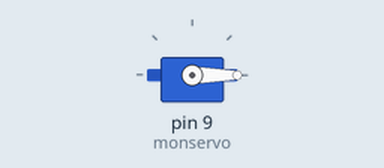
Recording of a sketch running on a simulated Arduino Uno, built with avr-gcc and run on an emulated ATmega328P. Parts: servo.

Above: at 0.05 s.
At 1.5 s:
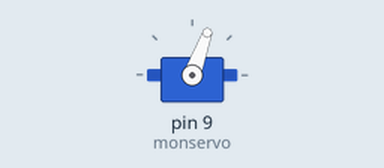
At 3.0 s:
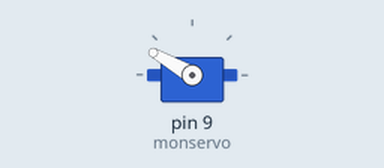
Timing chart, 0 to 6.9 s (numbered marks = the images above):
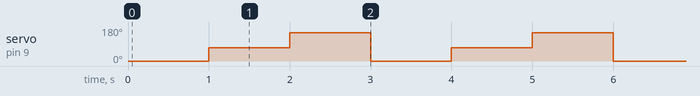

Measured:
- by itself, servo on pin 9 (monservo): repeats every 3.0 s: 150° 1.0 s, 0° 1.0 s, 70° 1.0 s

The sketch:

CodeMicroServo.ino
```cpp
// Test utilisation servomoteur SG90 //

#include <Servo.h>

Servo monservo;  // crée l’objet pour contrôler le servomoteur

void setup()
{
  monservo.attach(9);  // utilise la broche 9 pour le contrôle du servomoteur
  monservo.write(0); // positionne le servomoteur à 0°
}


void loop()
{
  monservo.write(0);
  delay(1000);
  monservo.write(70);
  delay(1000);
  monservo.write(150);
  delay(1000);
}
```
